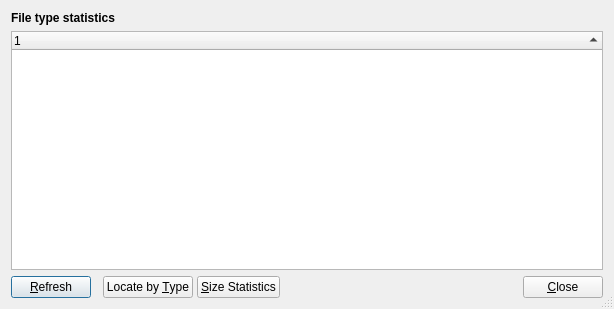
<?xml version="1.0" encoding="UTF-8"?>
<ui version="4.0">
 <class>FileTypeStatsWindow</class>
 <widget class="QDialog" name="FileTypeStatsWindow">
  <property name="geometry">
   <rect>
    <x>0</x>
    <y>0</y>
    <width>614</width>
    <height>309</height>
   </rect>
  </property>
  <property name="windowTitle">
   <string>File Type Statistics</string>
  </property>
  <property name="sizeGripEnabled">
   <bool>true</bool>
  </property>
  <layout class="QVBoxLayout" name="verticalLayout">
   <item>
    <widget class="QLabel" name="heading">
     <property name="font">
      <font>
       <weight>75</weight>
       <bold>true</bold>
      </font>
     </property>
     <property name="text">
      <string>File type statistics</string>
     </property>
    </widget>
   </item>
   <item>
    <widget class="QTreeWidget" name="treeWidget">
     <property name="contextMenuPolicy">
      <enum>Qt::CustomContextMenu</enum>
     </property>
     <property name="sortingEnabled">
      <bool>true</bool>
     </property>
     <attribute name="headerStretchLastSection">
      <bool>true</bool>
     </attribute>
     <column>
      <property name="text">
       <string notr="true">1</string>
      </property>
     </column>
    </widget>
   </item>
   <item>
    <layout class="QHBoxLayout" name="horizontalLayout_2">
     <property name="spacing">
      <number>12</number>
     </property>
     <item>
      <widget class="QPushButton" name="refreshButton">
       <property name="text">
        <string>&amp;Refresh</string>
       </property>
       <property name="default">
        <bool>true</bool>
       </property>
      </widget>
     </item>
     <item>
      <layout class="QHBoxLayout" name="horizontalLayout">
       <property name="spacing">
        <number>4</number>
       </property>
       <item>
        <widget class="QPushButton" name="locateButton">
         <property name="text">
          <string>Locate by &amp;Type</string>
         </property>
        </widget>
       </item>
       <item>
        <widget class="QPushButton" name="sizeStatsButton">
         <property name="text">
          <string>&amp;Size Statistics</string>
         </property>
         <property name="shortcut">
          <string>F2</string>
         </property>
        </widget>
       </item>
      </layout>
     </item>
     <item>
      <spacer name="horizontalSpacer">
       <property name="orientation">
        <enum>Qt::Horizontal</enum>
       </property>
       <property name="sizeHint" stdset="0">
        <size>
         <width>0</width>
         <height>0</height>
        </size>
       </property>
      </spacer>
     </item>
     <item>
      <widget class="QPushButton" name="closeButton">
       <property name="text">
        <string>&amp;Close</string>
       </property>
      </widget>
     </item>
    </layout>
   </item>
  </layout>
  <action name="actionLocate">
   <property name="icon">
    <iconset resource="icons.qrc">
     <normaloff>:/icons/magnifier-left.png</normaloff>:/icons/magnifier-left.png</iconset>
   </property>
   <property name="text">
    <string>&amp;Locate</string>
   </property>
   <property name="shortcut">
    <string>Ctrl+L</string>
   </property>
  </action>
  <action name="actionSizeStats">
   <property name="text">
    <string>Si&amp;ze Statistics</string>
   </property>
   <property name="shortcut">
    <string>F2</string>
   </property>
  </action>
 </widget>
 <resources>
  <include location="icons.qrc"/>
 </resources>
 <connections>
  <connection>
   <sender>closeButton</sender>
   <signal>clicked()</signal>
   <receiver>FileTypeStatsWindow</receiver>
   <slot>reject()</slot>
   <hints>
    <hint type="sourcelabel">
     <x>349</x>
     <y>277</y>
    </hint>
    <hint type="destinationlabel">
     <x>199</x>
     <y>149</y>
    </hint>
   </hints>
  </connection>
 </connections>
</ui>
